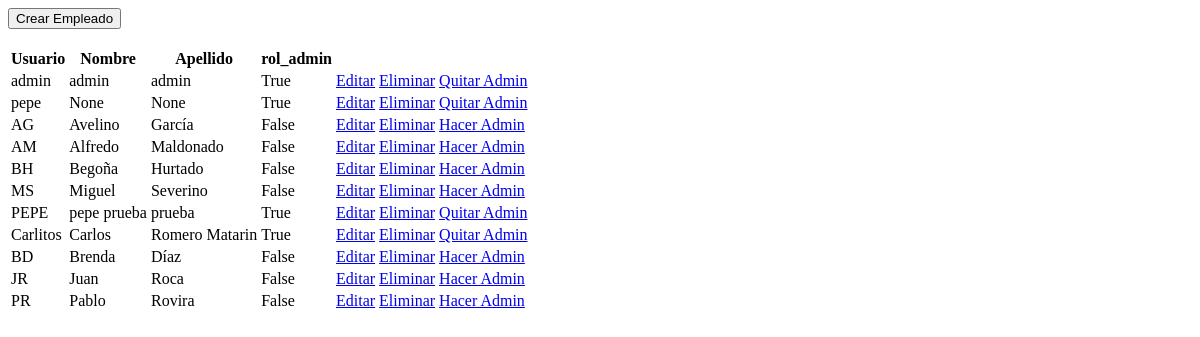
/Herramientas/VerEmpleados (signed in), run on an earlier commit of the app's database.
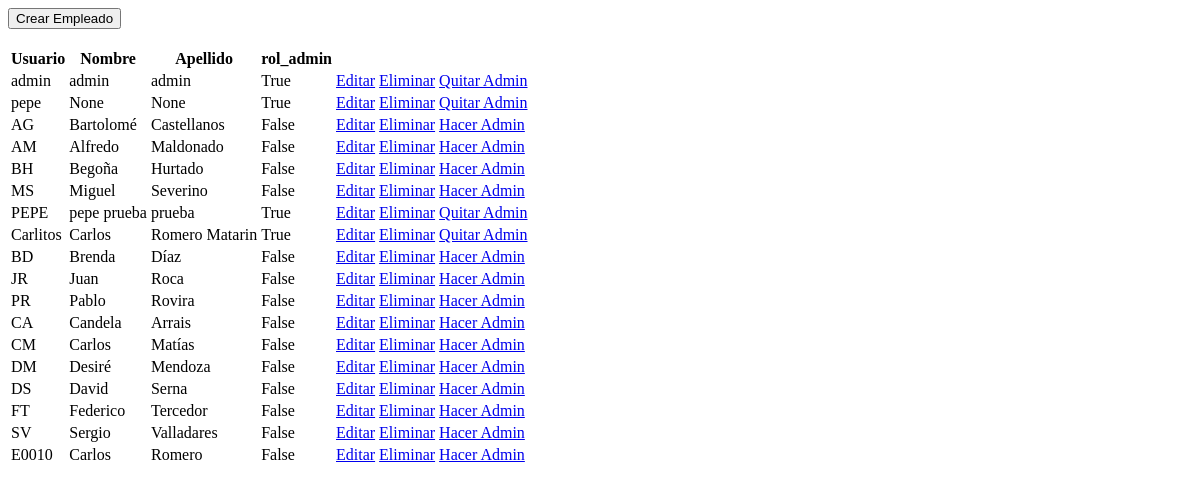
And on a later commit of the database.
### FlaskPresencia/models.py (models this page shows)
class User(db.Model, UserMixin):
    id = db.Column(db.Integer, primary_key=True)
    username = db.Column(db.String(50), nullable = False, unique=True)
    password = db.Column(db.String(250), nullable = False)
    nombre = db.Column(db.String(250), nullable = True)
    apellido = db.Column(db.String(250), nullable = True)
    id_Empleado = db.Column(db.String(250), nullable = True)
    rol_admin = db.Column(db.Boolean, nullable = True, default=False)

### FlaskPresencia/rutas.py (the view)
@app.route('/Herramientas/VerEmpleados', methods=['GET', 'POST'])
@login_required
def VerEmpleados():
    usuarios = User.query.all()
    return render_template('VerEmpleados.html', usuarios=usuarios)

### FlaskPresencia/rutas.py (called while the page is built)
@login_manager.user_loader
def load_user(user_id):
    return User.query.get(int(user_id))

### FlaskPresencia/templates/VerEmpleados.html (shortened to what this page needs)
<div class="row mt-2">
  <button class="col-sm btn btn-primary margin-Botones" type="button" onclick="crearEmpleado()">
    <div class="row mt-2">
      <div class="col-sm">Crear Empleado</div>
    </div>
  </button>
</div>
<table id="data" class="table table-striped">
  <thead>
    <tr>
      <th>Usuario</th>
      <th>Nombre</th>
      <th>Apellido</th>
      <th>rol_admin</th>
      <th></th>
      <th></th>
      <th></th>
    </tr>
  </thead>
  <tbody>
    {% for user in usuarios %}
    <tr>
      <td>{{ user.username }}</td>
      <td>{{ user.nombre }}</td>
      <td>{{ user.apellido }}</td>
      <td>{{ user.rol_admin }}</td>
      <td><a href="{{ url_for('editar_empleado', id=user.id) }}" class="btn btn-primary">Editar</a></td>
      <td><a href="{{ url_for('eliminar_empleado', id=user.id) }}" class="btn btn-danger">Eliminar</a></td>
      {% if user.rol_admin == 0 %}
      <td><a href="{{ url_for('hacer_admin', id=user.id) }}" class="btn btn-success">Hacer Admin</a></td>
      {% else %}
      <td><a href="{{ url_for('hacer_admin', id=user.id) }}" class="btn btn-warning">Quitar Admin</a></td>
      {% endif %}
    </tr>
    {% endfor %}
  </tbody>
</table>

What changed in the data, as far as the page shows it:
changed User "AG": nombre "Avelino" → "Bartolomé"; apellido "García" → "Castellanos"
added User: username "CA", nombre "Candela", apellido "Arrais", rol_admin "False"
added User: username "CM", nombre "Carlos", apellido "Matías", rol_admin "False"
added User: username "DM", nombre "Desiré", apellido "Mendoza", rol_admin "False"
added User: username "DS", nombre "David", apellido "Serna", rol_admin "False"
added User: username "FT", nombre "Federico", apellido "Tercedor", rol_admin "False"
added User: username "SV", nombre "Sergio", apellido "Valladares", rol_admin "False"
added User: username "E0010", nombre "Carlos", apellido "Romero", rol_admin "False"
